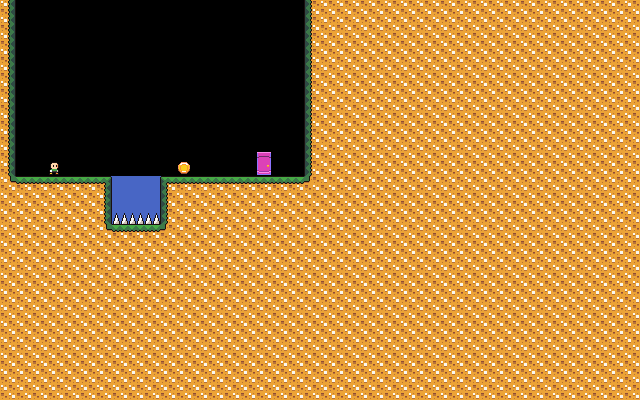

Below is a game level as drawn by its tile map, then a one-line description and the .tmx that defines it (tile-layer data replaced by summaries):
An orthogonal 40x25 tile map with 16x16 px tiles, 3 tile layers (Background, Terrain, Entities).

<map version="1.0" orientation="orthogonal" renderorder="right-down" width="40" height="25" tilewidth="16" tileheight="16" nextobjectid="1">
 <tileset firstgid="1" source="mastersheet.tsx" />
 <layer name="Background" width="40" height="25">
  <data>[1000 cells, 280 non-empty, 79 distinct tile ids]</data>
 </layer>
 <layer name="Terrain" width="40" height="25">
  <data>[1000 cells, 793 non-empty, 8 distinct tile ids]</data>
 </layer>
 <layer name="Entities" width="40" height="25">
  <data>[1000 cells, 7 non-empty, 5 distinct tile ids]</data>
 </layer>
</map>